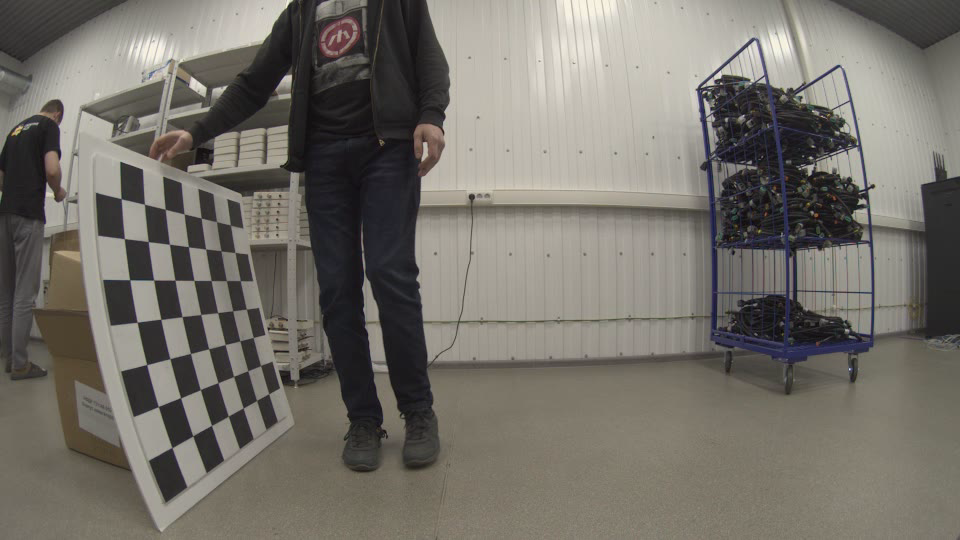
#> input picture frame 3 of Module_1b/calib/new.018.008.left.avi, 960 x 540 px, given in place of trm.169.007.avi, which was not available
$ python task_3.py
#> lines starting #> are read from the running program, lines starting #| are printed output that depends on the picture; after the words box and inside, x2 and y2 are one past the last pixel; in counts of white or black regions, pixels touching at a corner belong together; pictures that were not available may be replaced by others from this repository, and a replacement may not be noted
import string
from tokenize import String
import cv2 as cv
import numpy as np
from pathlib import Path

class Reader:
    """Video stream processor."""
    def initialize(self, path_to_video):
        self.videos = [path_to_video,] if isinstance(path_to_video, str) else path_to_video

    def nextclip(self):
        if len(self.videos) > 0:
            print("Run video: ", self.videos[0])
            self.cap = cv.VideoCapture(self.videos[0])
            del self.videos[0]
            return True
        return False

    def run(self):
        while self.nextclip():
            if not self.cap.isOpened():
                print("Failed to open the input file.")
            else:
                while self.cap.isOpened():
                    ret, frame = self.cap.read()
#> frame is the input picture: shape (540, 960, 3); mean B, G, R 105.5, 112.8, 116.7
                    if not ret: break
                    self.on_frame(frame)
                    cv.imshow('VideoPlayer', frame)
                    if cv.waitKey(10) & 0xFF == ord('q'):
                        break
                self.cap.release()
        cv.destroyAllWindows()

    def on_frame(self, frame):
        gray = cv.cvtColor(frame, cv.COLOR_BGR2GRAY)
        gray = np.float32(gray)

        # Harris
        harris = cv.cornerHarris(gray, 2, 3, 0.04)
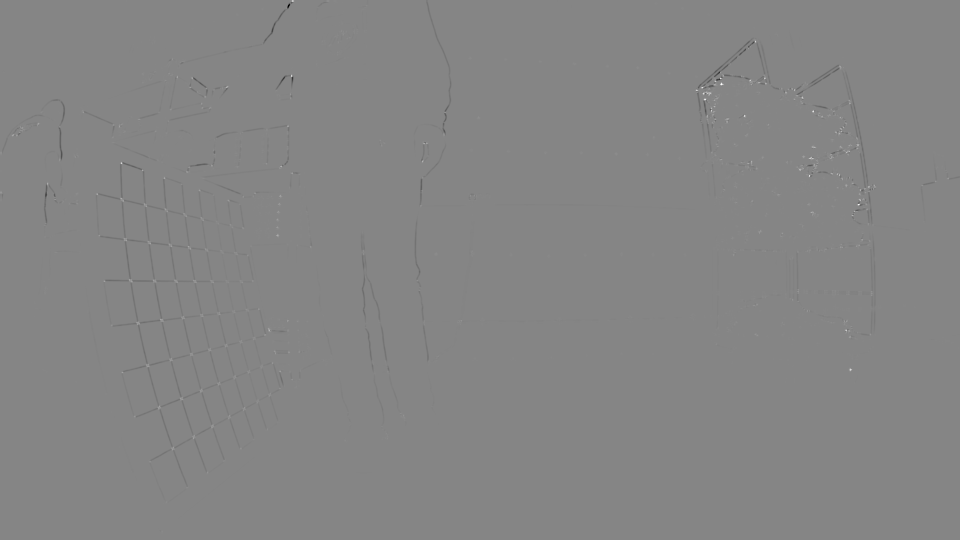
#> harris: shape (540, 960) float32; min -26645914, max 24156612, mean -40856.5; drawn with min black and max white
        harris = cv.dilate(harris, None)
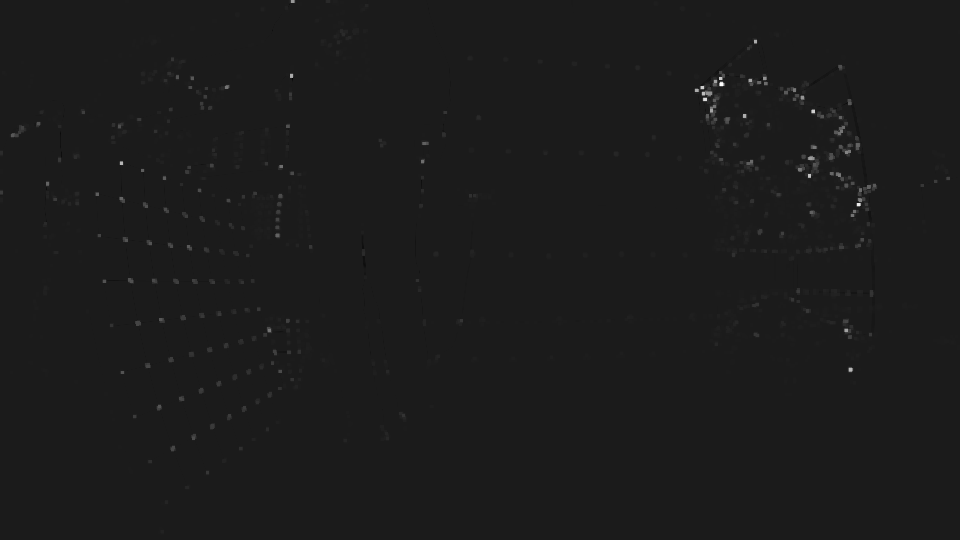
#> harris: shape (540, 960) float32; min -2952320.2, max 24156612, mean 53278.9; drawn with min black and max white

        # Fast
        fast = cv.FastFeatureDetector_create()
        fast.setThreshold(90)
        kp = fast.detect(frame, None)
#> kp = 67 keypoints; strongest (x, y, size): (849, 369, 7), (704, 99, 7), (813, 111, 7), (801, 97, 7)

        # Drawing
        hPoints = np.argwhere(harris>0.25*harris.max())
#> hPoints = 830 pairs, first value 0 to 371, second value 11 to 875
        for h in hPoints:
            cv.circle(frame, (h[1],h[0]), 5, (0,0,255), 1, 2)                     # Harris / RED
#> this loop made 830 passes
#> h on passes 1 to 3: [0, 291], [0, 292], [0, 293]
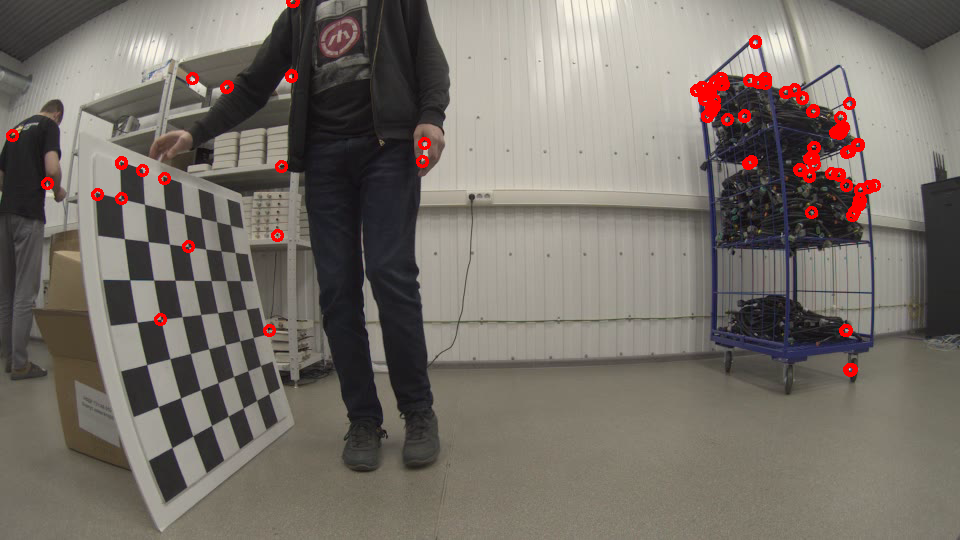
#> frame: shape (540, 960, 3); 1.37% of pixels changed, all inside (x1, y1, x2, y2) = (6, 0, 881, 377)
        cv.drawKeypoints(frame, kp, outImage=frame, color=(255,0,0))              # Fast / BLUE
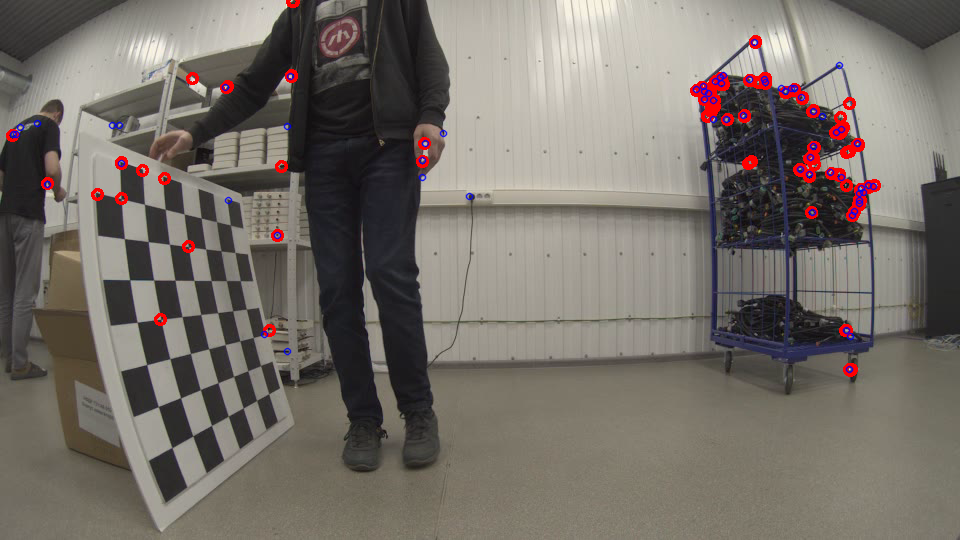
#> frame: shape (540, 960, 3); 0.57% of pixels changed, all inside (x1, y1, x2, y2) = (9, 38, 878, 374)

        # Mark near matches between Harris and FAST points.
        fPoints = cv.KeyPoint_convert(kp)
#> fPoints = 67 pairs, first value 13 to 873, second value 42 to 369

        countEquals = 0
        tolerance = 3.0
        for h in hPoints:
            if len(fPoints) and np.any(np.linalg.norm(fPoints - h[::-1], axis=1) <= tolerance):
                cv.circle(frame, (h[1],h[0]), 2, (0,255,128), 1, 1)               # Matches / GREEN
                countEquals += 1
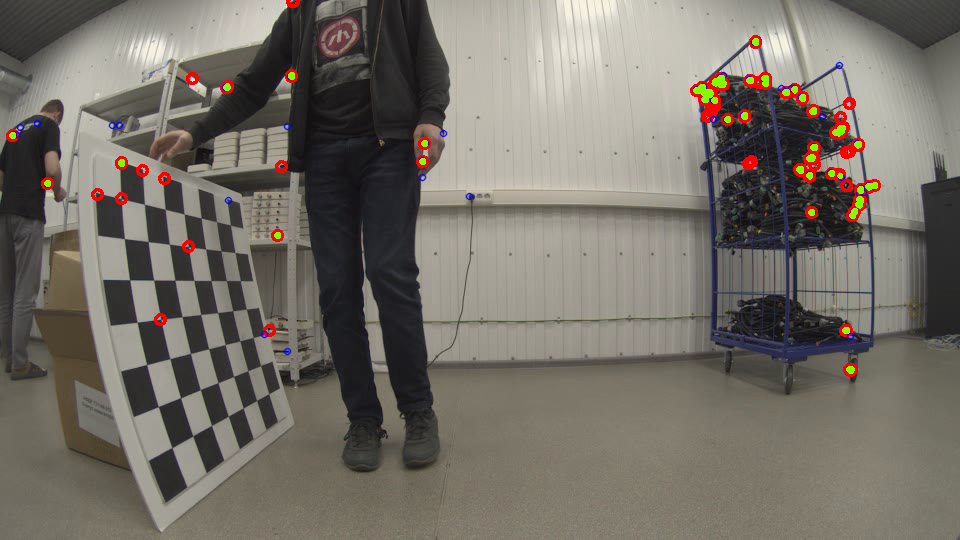
#> frame: shape (540, 960, 3); 0.4% of pixels changed, all inside (x1, y1, x2, y2) = (9, 38, 878, 374)
#> after the loop, countEquals = 552
        total = len(hPoints) + len(fPoints)
#> total = 897

        cv.putText(frame, 'Harris: ' + str(len(hPoints)), (10,430), cv.FONT_HERSHEY_COMPLEX_SMALL, 0.8, (0,0,255), 1, cv.LINE_AA)
        cv.putText(frame, 'FAST:   ' + str(len(fPoints)), (10,450), cv.FONT_HERSHEY_COMPLEX_SMALL, 0.8, (255,0,0), 1, cv.LINE_AA)
        cv.putText(frame, 'All:     ' + str(total), (10,470), cv.FONT_HERSHEY_COMPLEX_SMALL, 0.8, (200,200,200), 1, cv.LINE_AA)
        cv.putText(frame, 'Equals: ' + str(countEquals), (10,500), cv.FONT_HERSHEY_COMPLEX_SMALL, 0.8, (150,250,150), 1, cv.LINE_AA)

        cv.putText(frame, str(round(len(hPoints)/total*100, 2)) + "%", (150,430), cv.FONT_HERSHEY_COMPLEX_SMALL, 0.8, (0,0,255), 1, cv.LINE_AA)
        cv.putText(frame, str(round(len(fPoints)/total*100, 2)) + "%", (150,450), cv.FONT_HERSHEY_COMPLEX_SMALL, 0.8, (255,0,0), 1, cv.LINE_AA)
        cv.putText(frame, str(round(countEquals/total*200, 2)) + "%", (150,500), cv.FONT_HERSHEY_COMPLEX_SMALL, 0.8, (150,250,150), 1, cv.LINE_AA)
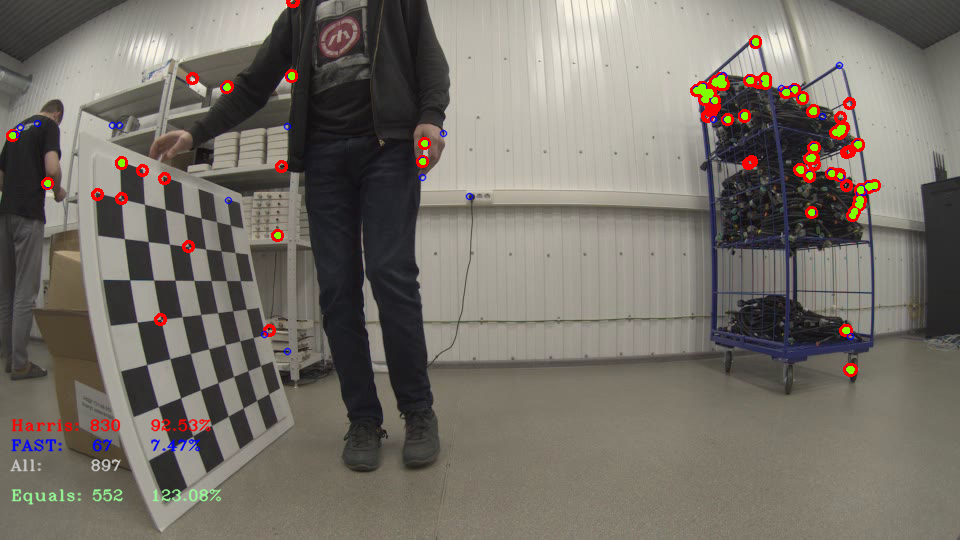
#> frame: shape (540, 960, 3); mean B, G, R 104.5, 112.3, 118.4


if __name__ == '__main__':
    data_root = Path(__file__).resolve().parent.parent / 'data' / 'city'
    init_args = {
        'path_to_video': [
            str(data_root / 'trm.169.007.avi'),
            str(data_root / 'trm.169.008.avi')
        ]
    }
    s = Reader()
    s.initialize(**init_args)
    s.run()
#> (key q is pressed here)
    print('Done!')

$ run again, starting later in the video
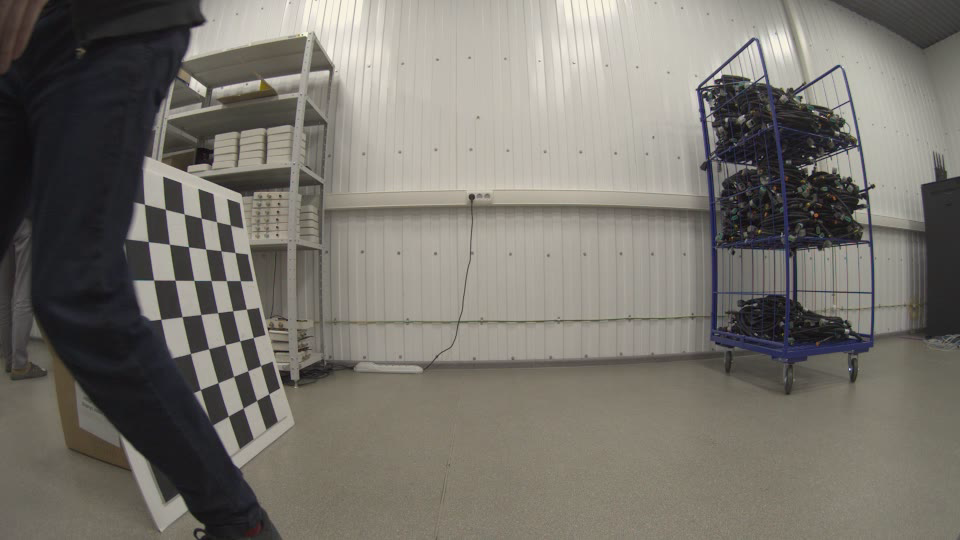
#> input picture frame 16 of Module_1b/calib/new.018.008.left.avi, 960 x 540 px, given in place of trm.169.007.avi, which was not available
#> in run, frame is the input picture: shape (540, 960, 3); mean B, G, R 108.7, 116, 119.6
#> kp = 69 keypoints; strongest (x, y, size): (849, 369, 7), (801, 97, 7), (704, 100, 7), (813, 111, 7)
#> hPoints = 859 pairs, first value 40 to 396, second value 145 to 875
#> the loop in on_frame, `for h in hPoints:` made 859 passes
#> h on passes 1 to 3: [40, 754], [40, 755], [40, 756]
#> fPoints = 69 pairs, first value 164 to 873, second value 42 to 387
#> the loop in on_frame, `for h in hPoints:` made 859 passes
#> h on passes 1 to 8: [40, 754], [40, 755], [40, 756], [41, 754], [41, 755], [41, 756], [42, 754], [42, 755]
#> after the loop in on_frame, `for h in hPoints:`:
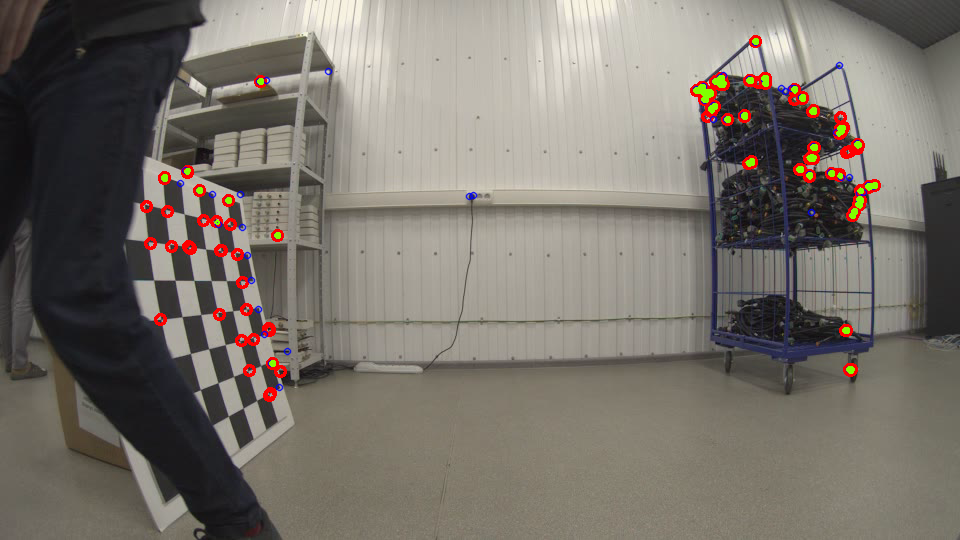
#> frame: shape (540, 960, 3); mean B, G, R 107.3, 115.2, 121.2
#> after the loop in on_frame, `for h in hPoints:`: countEquals = 517
#> total = 928
#> in on_frame, `cv.putText(frame, str(round(countEquals/total*200, 2)) + "%", (150,500..`:
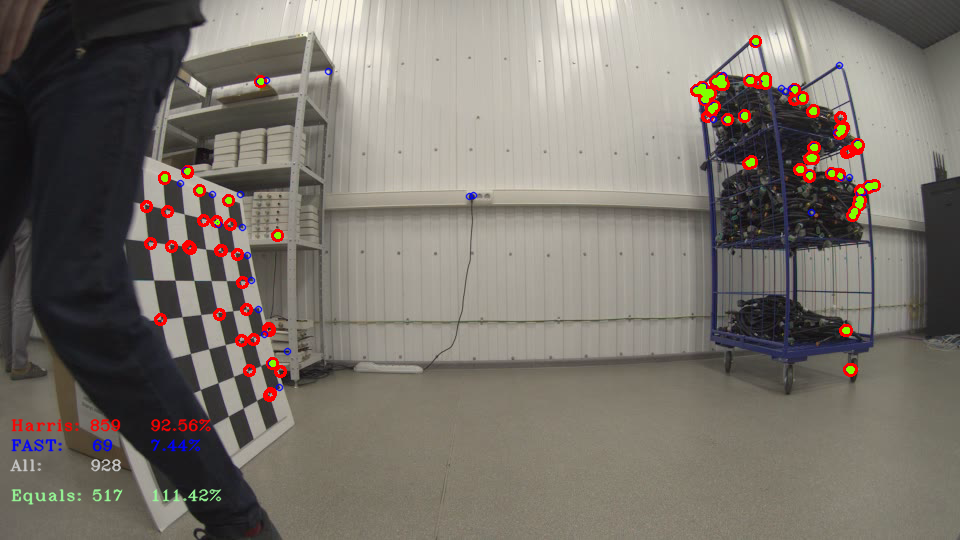
#> frame: shape (540, 960, 3); mean B, G, R 107.6, 115.3, 121.5

$ run again, starting later in the video
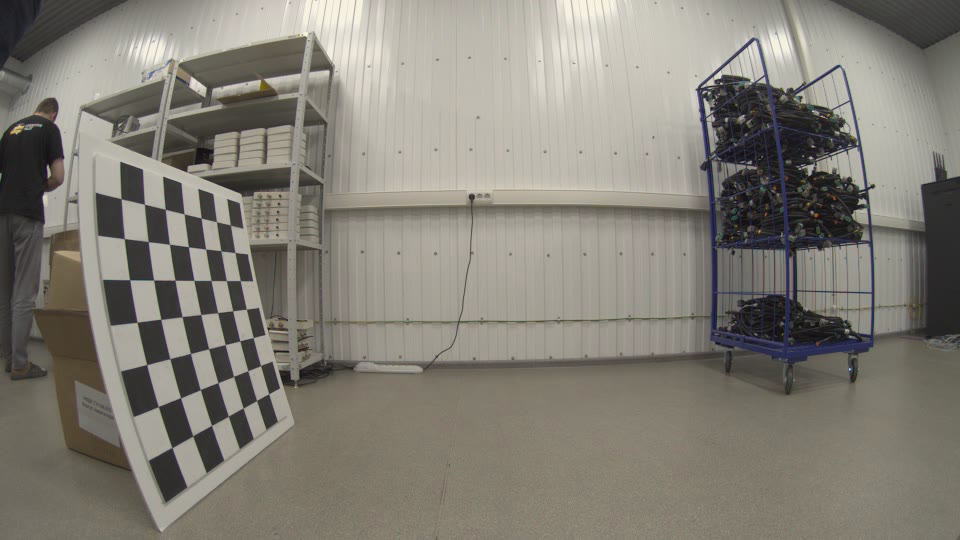
#> input picture frame 28 of Module_1b/calib/new.018.008.left.avi, 960 x 540 px, given in place of trm.169.007.avi, which was not available
#> in run, frame is the input picture: shape (540, 960, 3); mean B, G, R 119.2, 127.9, 132
#> kp = 77 keypoints; strongest (x, y, size): (849, 369, 7), (813, 111, 7), (720, 77, 7), (859, 203, 7)
#> hPoints = 1027 pairs, first value 40 to 408, second value 10 to 869
#> the loop in on_frame, `for h in hPoints:` made 1027 passes
#> h on passes 1 to 3: [40, 754], [40, 755], [40, 756]
#> fPoints = 77 pairs, first value 11 to 873, second value 42 to 387
#> the loop in on_frame, `for h in hPoints:` made 1027 passes
#> h on passes 1 to 8: [40, 754], [40, 755], [40, 756], [41, 754], [41, 755], [41, 756], [42, 754], [42, 755]
#> after the loop in on_frame, `for h in hPoints:`:
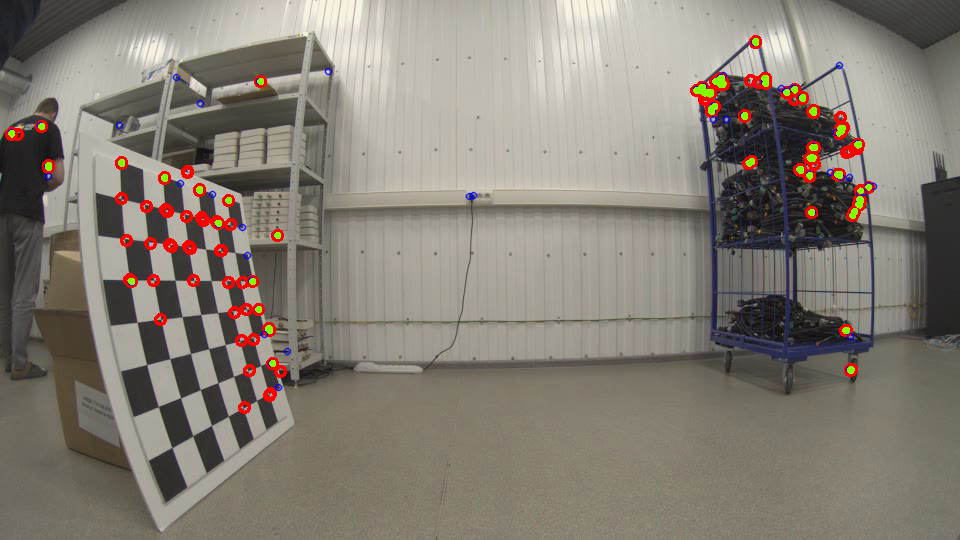
#> frame: shape (540, 960, 3); mean B, G, R 117.5, 126.9, 134.1
#> after the loop in on_frame, `for h in hPoints:`: countEquals = 601
#> total = 1104
#> in on_frame, `cv.putText(frame, str(round(countEquals/total*200, 2)) + "%", (150,500..`:
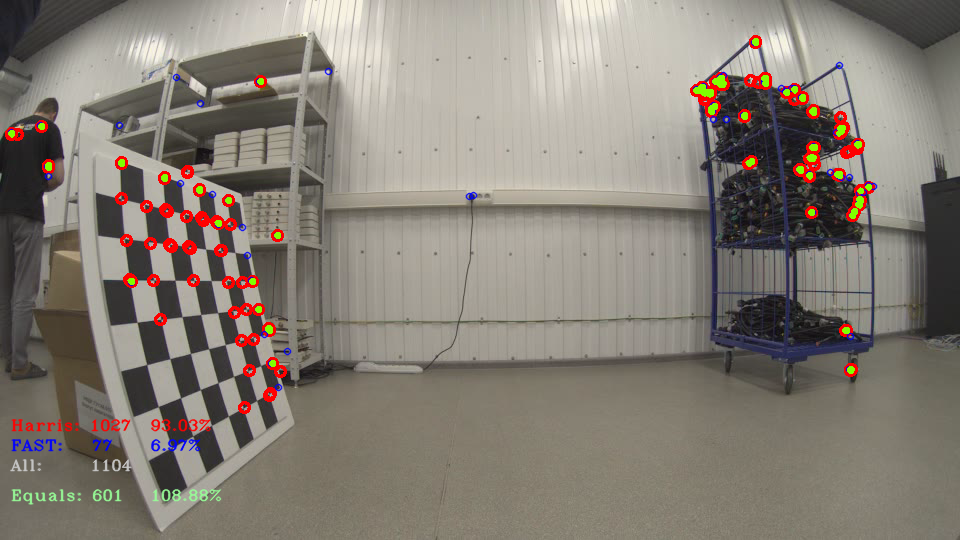
#> frame: shape (540, 960, 3); mean B, G, R 117.6, 126.9, 134.3
